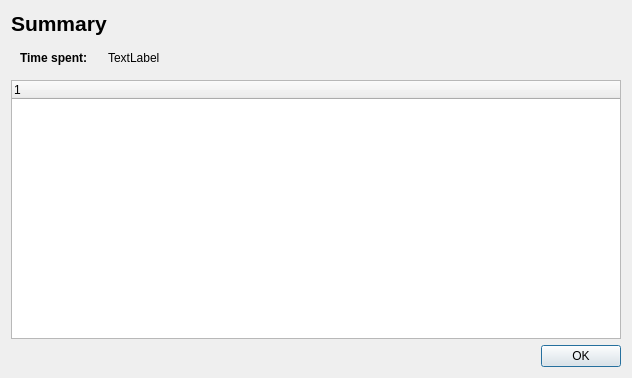
<?xml version="1.0" encoding="UTF-8"?>
<ui version="4.0">
 <class>TimeListDialog</class>
 <widget class="QDialog" name="TimeListDialog">
  <property name="geometry">
   <rect>
    <x>0</x>
    <y>0</y>
    <width>632</width>
    <height>378</height>
   </rect>
  </property>
  <property name="windowTitle">
   <string>Time Breakdown</string>
  </property>
  <layout class="QVBoxLayout" name="verticalLayout">
   <item>
    <widget class="QLabel" name="summary">
     <property name="font">
      <font>
       <pointsize>16</pointsize>
       <weight>75</weight>
       <bold>true</bold>
      </font>
     </property>
     <property name="text">
      <string>Summary</string>
     </property>
    </widget>
   </item>
   <item>
    <widget class="QWidget" name="info" native="true">
     <layout class="QHBoxLayout" name="horizontalLayout">
      <property name="spacing">
       <number>20</number>
      </property>
      <item>
       <widget class="QLabel" name="timeSpentLabel">
        <property name="font">
         <font>
          <weight>75</weight>
          <bold>true</bold>
         </font>
        </property>
        <property name="text">
         <string>Time spent:</string>
        </property>
       </widget>
      </item>
      <item>
       <widget class="QLabel" name="timeSpent">
        <property name="sizePolicy">
         <sizepolicy hsizetype="Expanding" vsizetype="Preferred">
          <horstretch>0</horstretch>
          <verstretch>0</verstretch>
         </sizepolicy>
        </property>
        <property name="text">
         <string>TextLabel</string>
        </property>
       </widget>
      </item>
     </layout>
    </widget>
   </item>
   <item>
    <widget class="QTreeWidget" name="treeWidget">
     <column>
      <property name="text">
       <string notr="true">1</string>
      </property>
     </column>
    </widget>
   </item>
   <item>
    <widget class="QDialogButtonBox" name="buttonBox">
     <property name="orientation">
      <enum>Qt::Horizontal</enum>
     </property>
     <property name="standardButtons">
      <set>QDialogButtonBox::Ok</set>
     </property>
    </widget>
   </item>
  </layout>
 </widget>
 <resources/>
 <connections>
  <connection>
   <sender>buttonBox</sender>
   <signal>accepted()</signal>
   <receiver>TimeListDialog</receiver>
   <slot>accept()</slot>
   <hints>
    <hint type="sourcelabel">
     <x>248</x>
     <y>254</y>
    </hint>
    <hint type="destinationlabel">
     <x>157</x>
     <y>274</y>
    </hint>
   </hints>
  </connection>
  <connection>
   <sender>buttonBox</sender>
   <signal>rejected()</signal>
   <receiver>TimeListDialog</receiver>
   <slot>reject()</slot>
   <hints>
    <hint type="sourcelabel">
     <x>316</x>
     <y>260</y>
    </hint>
    <hint type="destinationlabel">
     <x>286</x>
     <y>274</y>
    </hint>
   </hints>
  </connection>
 </connections>
</ui>
